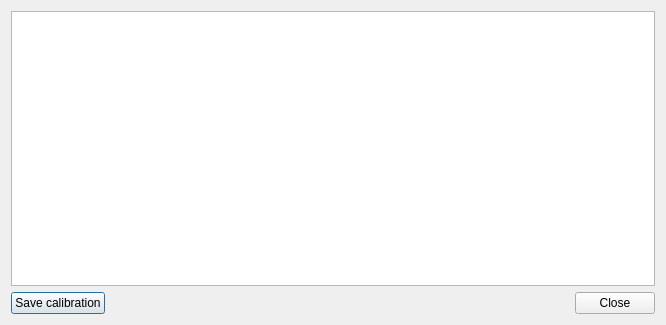
<?xml version="1.0" encoding="UTF-8"?>
<ui version="4.0">
 <class>CalibrationDialog</class>
 <widget class="QDialog" name="CalibrationDialog">
  <property name="windowModality">
   <enum>Qt::NonModal</enum>
  </property>
  <property name="geometry">
   <rect>
    <x>0</x>
    <y>0</y>
    <width>666</width>
    <height>325</height>
   </rect>
  </property>
  <property name="windowTitle">
   <string>Calibration</string>
  </property>
  <property name="modal">
   <bool>false</bool>
  </property>
  <layout class="QVBoxLayout" name="verticalLayout">
   <item>
    <widget class="QTextEdit" name="message_text">
     <property name="readOnly">
      <bool>true</bool>
     </property>
    </widget>
   </item>
   <item>
    <layout class="QHBoxLayout" name="horizontalLayout" stretch="0,0,0">
     <item>
      <widget class="QPushButton" name="save_button">
       <property name="text">
        <string>Save calibration</string>
       </property>
      </widget>
     </item>
     <item>
      <spacer name="horizontalSpacer">
       <property name="orientation">
        <enum>Qt::Horizontal</enum>
       </property>
       <property name="sizeHint" stdset="0">
        <size>
         <width>40</width>
         <height>20</height>
        </size>
       </property>
      </spacer>
     </item>
     <item>
      <widget class="QPushButton" name="close_button">
       <property name="text">
        <string>Close</string>
       </property>
      </widget>
     </item>
    </layout>
   </item>
  </layout>
 </widget>
 <resources/>
 <connections/>
</ui>
